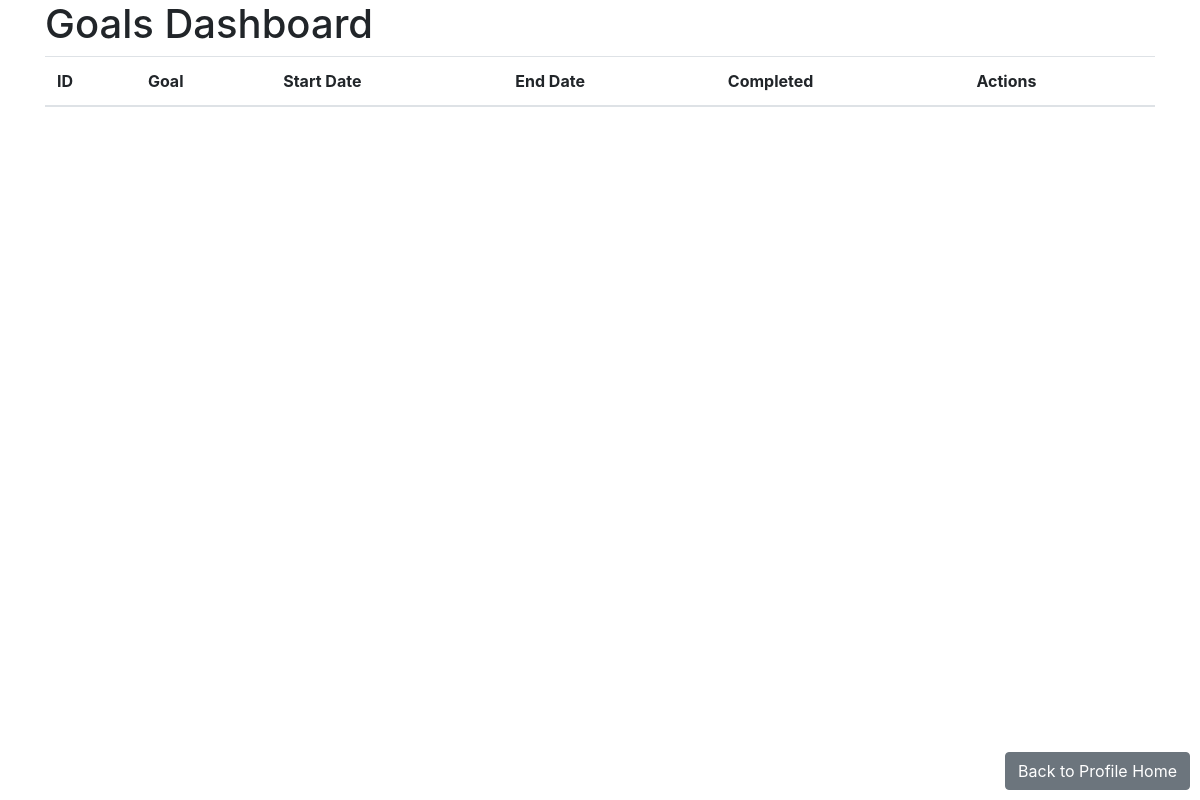
Page /goals/ (signed in) on the earlier database version.
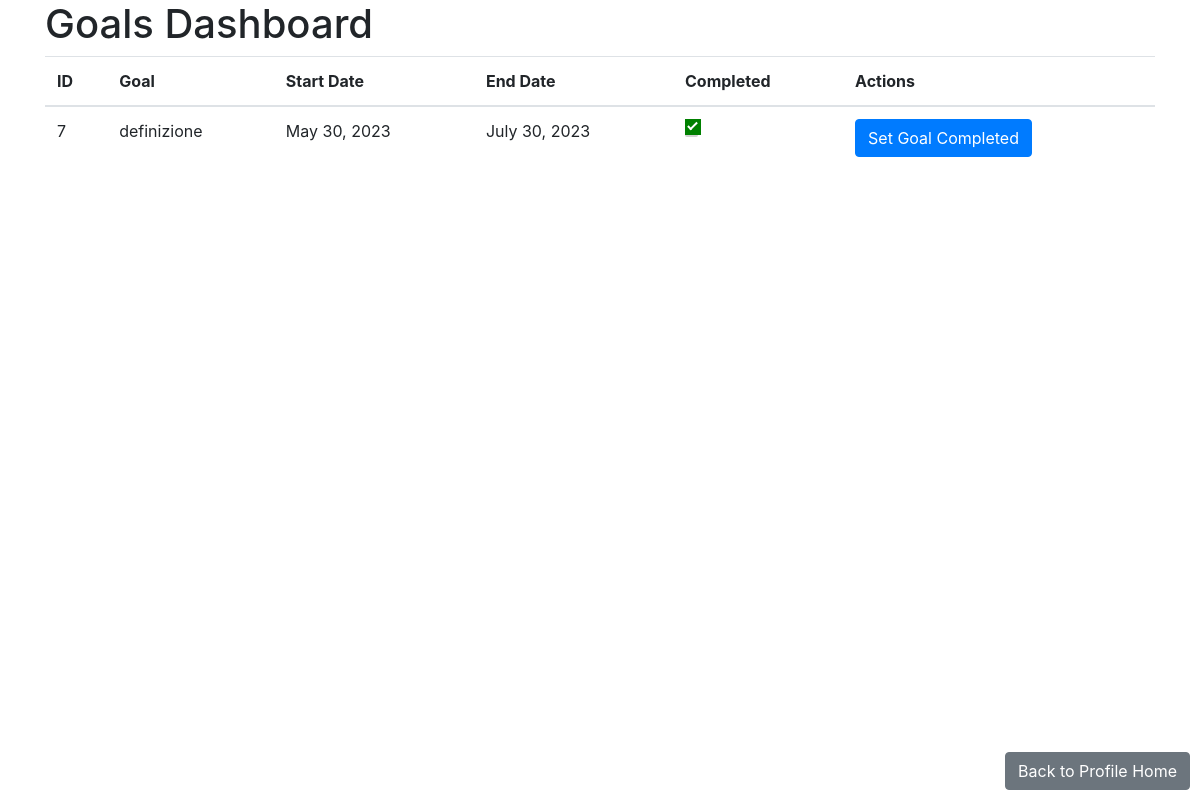
Same page on the later database version.
### goals/models.py (models this page shows)
class Goal(models.Model):
    user = models.ForeignKey('auth.User', on_delete=models.CASCADE)
    id=models.AutoField(primary_key=True)
    goal=models.CharField(max_length=100)
    start_date=models.DateField()
    end_date=models.DateField()
    completed=models.BooleanField(default=False)

### goals/views.py (the view)
# urls.py: path('', get_all_goals, name='goals'),
def get_all_goals(request):
    if(request.user.is_authenticated):
        if(request.method == 'GET'):
            user=request.user
            goals = Goal.objects.filter(user=user)
            context={
                'goals': goals
            }
            return render(request, 'goals.html', context)
    else :
        return redirect('login')

### templates/goals.html (shortened to what this page needs)
<!DOCTYPE html>
<html>
<head>
  <link rel="stylesheet" href="https://stackpath.bootstrapcdn.com/bootstrap/4.5.0/css/bootstrap.min.css">
</head>
<body>
  <div class="container">
    <h1>Goals Dashboard</h1>
    <table class="table">
      <thead>
        <tr>
          <th>ID</th>
          <th>Goal</th>
          <th>Start Date</th>
          <th>End Date</th>
          <th>Completed</th>
            <th>Actions</th>
        </tr>
      </thead>
      <tbody>
        {% for goal in goals %}
          <tr>
            <td>{{ goal.id }}</td>
            <td>{{ goal.goal }}</td>
            <td>{{ goal.start_date }}</td>
            <td>{{ goal.end_date }}</td>
            <td>
              <div class="checkmark-container">
                <span class="checkmark"></span>
              </div>
            </td>
            <td>
                <a href="{% url 'set_goal_completed' goal.id %}" class="btn btn-primary">Set Goal Completed</a>
            </td>
          </tr>
        {% endfor %}
      </tbody>
    </table>
    <a href="{% url 'profile_home' %}" class="btn btn-secondary back-btn">Back to Profile Home</a>
  </div>
</body>
</html>

Differences in the rows shown:
added Goal: id "7", goal "definizione", start_date "May 30, 2023", end_date "July 30, 2023"
